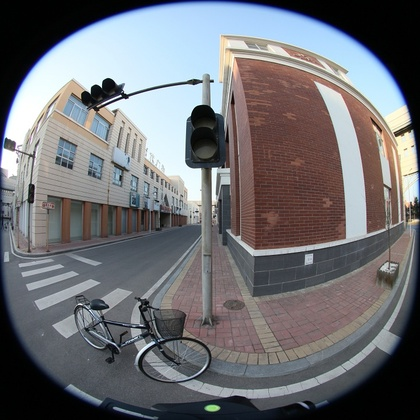
%> input picture matlab/image_distortion/2.jpg, 420 x 420 px, shrunk from 720 x 720 before the run
$ octave method3.m   (GNU Octave 9; MATLAB toolbox functions it lacks are replaced by stand-ins)
%> lines starting %> are read from the running program, lines starting %| are printed output that depends on the picture; in (x1, y1, x2, y2) boxes, pixels count from 0 and x2, y2 are one past the last pixel; in counts of white or black regions, pixels touching at a corner belong together; the program's own positions count from 1
%> further down, A is the input picture: size 420x420x3 uint8; mean R, G, B 111.2, 112, 116.2
### matlab/image_distortion/kuaisusaomiao.m
function [ A,R ] = kuaisusaomiao( A,T )
%> called with T = 40
%扫描线法求圆心和半径
[m,n,k]=size(A);
%> m = 420; n = 420; k = 3
for i=1:m-1
    for j=1:n
        I(i,j)=A(i,j);
        if(I(i,j)>=T)
           I(i+1,j)=A(i+1,j);
           if(I(i+1,j)>=T)
               bottom=j;
               break;
           end
        end
    end
end
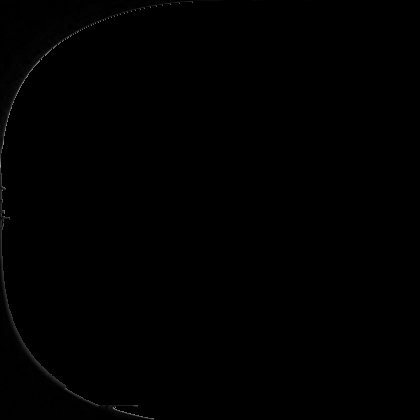
%> I: size 420x420 uint8; min 0, max 158, mean 0.5
%> after the loop, bottom = 154
for i=m:-1:2
    for j=1:n
        I(i,j)= A(i,j);
        if(I(i,j)>=T)
           I(i-1,j)= A(i-1,j);
           if(I(i-1,j)>=T)
               top=i;
               break;
           end
        end
    end
end
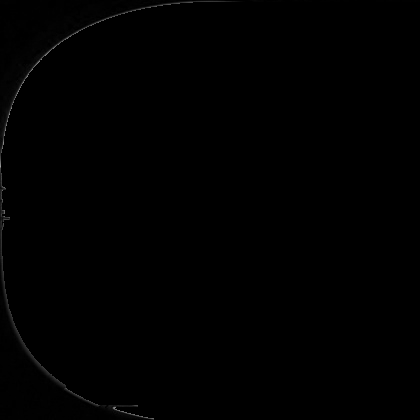
%> I: size 420x420 uint8; 0.23% of pixels changed, all inside (x1, y1, x2, y2) = (2, 1, 420, 420)
%> after the loop, top = 3
for j=1:n-1
    for i=1:m
        I(i,j)=A(i,j);
        if(I(i,j)>=T)
           I(i,j+1)= A(i,j+1);
           if(I(i,j+1)>=T)
               right=j;
               break;
           end
        end
    end
end
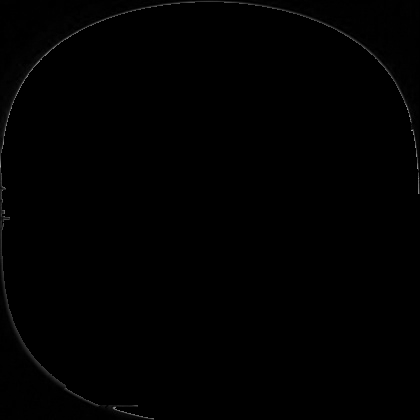
%> I: size 420x420 uint8; 3.26% of pixels changed, all inside (x1, y1, x2, y2) = (193, 2, 420, 194)
%> after the loop, right = 419
for j=n:-1:2
    for i=1:m
        I(i,j)= A(i,j);
        if(I(i,j)>=T)
           I(i,j-1)= A(i,j-1);
           if(I(i,j-1)>=T)
               left=j;
               break;
           end
        end
    end
end
%> I: size 420x420 uint8; 0.07% of pixels changed, all inside (x1, y1, x2, y2) = (419, 2, 420, 168)
%> after the loop, left = 2
R=max(abs((right-left)/2),abs((bottom-top)/2));
%> R = 208.5
A=imcrop(A,[left,top,2*R,2*R]);
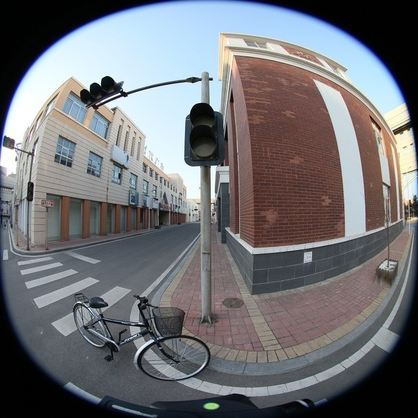
%> A: size 418x418x3 uint8; mean R, G, B 112.3, 113, 117.1


### matlab/image_distortion/method3.m
%% 基于经纬度映射法校正鱼眼图像 正向映射
clear all
clc
A=imread('2.jpg');
[A,R]=kuaisusaomiao(A,40);
%> R = 208.5
[m,n,k]=size(A);
%> m = 418; n = 418; k = 3
for i=1:m
    for j=1:n
        u=j-R;
        v=R-i;
        r=sqrt(u^2+v^2);
        if(r==0)
            fi=0;
        elseif(u>=0)
           fi=asin(v/r);
        else
            fi=pi-asin(v/r);
        end
        f=R*2/pi;
        theta=r/f;
        x=f*sin(theta)*cos(fi);
        y=f*sin(theta)*sin(fi);
        z=f*cos(theta);
        rr=sqrt(x^2+z^2);
        sita=pi/2-atan(y/rr);
        if(z>=0)
            fai=acos(x/rr);
        else
            fai=pi-acos(x/rr);
        end
        xx=round(f*sita);
        yy=round(2*R-f*fai);
        if(xx<1||yy<1||xx>m||yy>n)
            continue;
        end
        C(xx,yy,1)=A(i,j,1);

    end
end
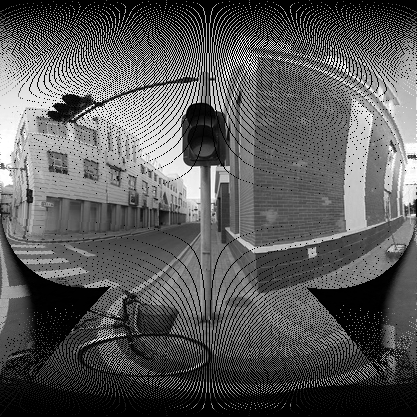
%> C: size 417x417 uint8; min 0, max 255, mean 89.4
%> after the loop, fai = 2.31; fi = -0.785

imshow(uint8(C))

$ run again, with matlab/image_distortion/3.jpg copied over matlab/image_distortion/2.jpg
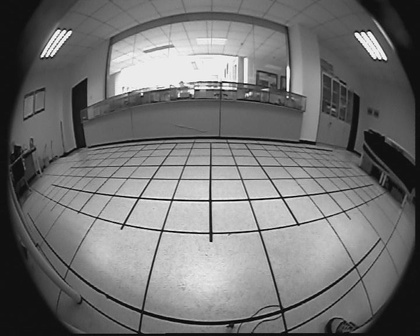
%> input picture matlab/image_distortion/3.jpg, 420 x 336 px, shrunk from 720 x 576 before the run
%> A is the input picture: size 336x420 uint8; min 0, max 255, mean 114.1
%> after the loop in kuaisusaomiao, `for i=1:m-1`: bottom = 76
%> after the loop in kuaisusaomiao, `for i=m:-1:2`: top = 2
%> after the loop in kuaisusaomiao, `for j=1:n-1`:
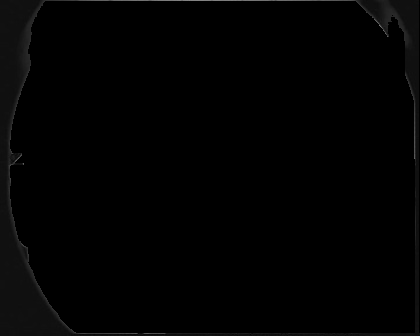
%> I: size 336x420 uint8; min 0, max 135, mean 2.2
%> after the loop in kuaisusaomiao, `for j=1:n-1`: right = 415
%> after the loop in kuaisusaomiao, `for j=n:-1:2`: left = 10
%> in kuaisusaomiao, `R=max(abs((right-left)/2),abs((bottom-top)/2));`: R = 202.5
%> A: size 335x406 uint8
%> after the loop `for i=1:m`:
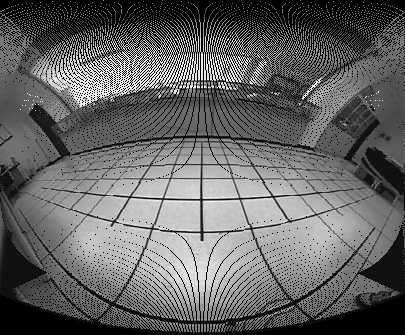
%> C: size 335x405 uint8; min 0, max 255, mean 99.6
%> after the loop `for i=1:m`: fai = 2.77; fi = -0.577
